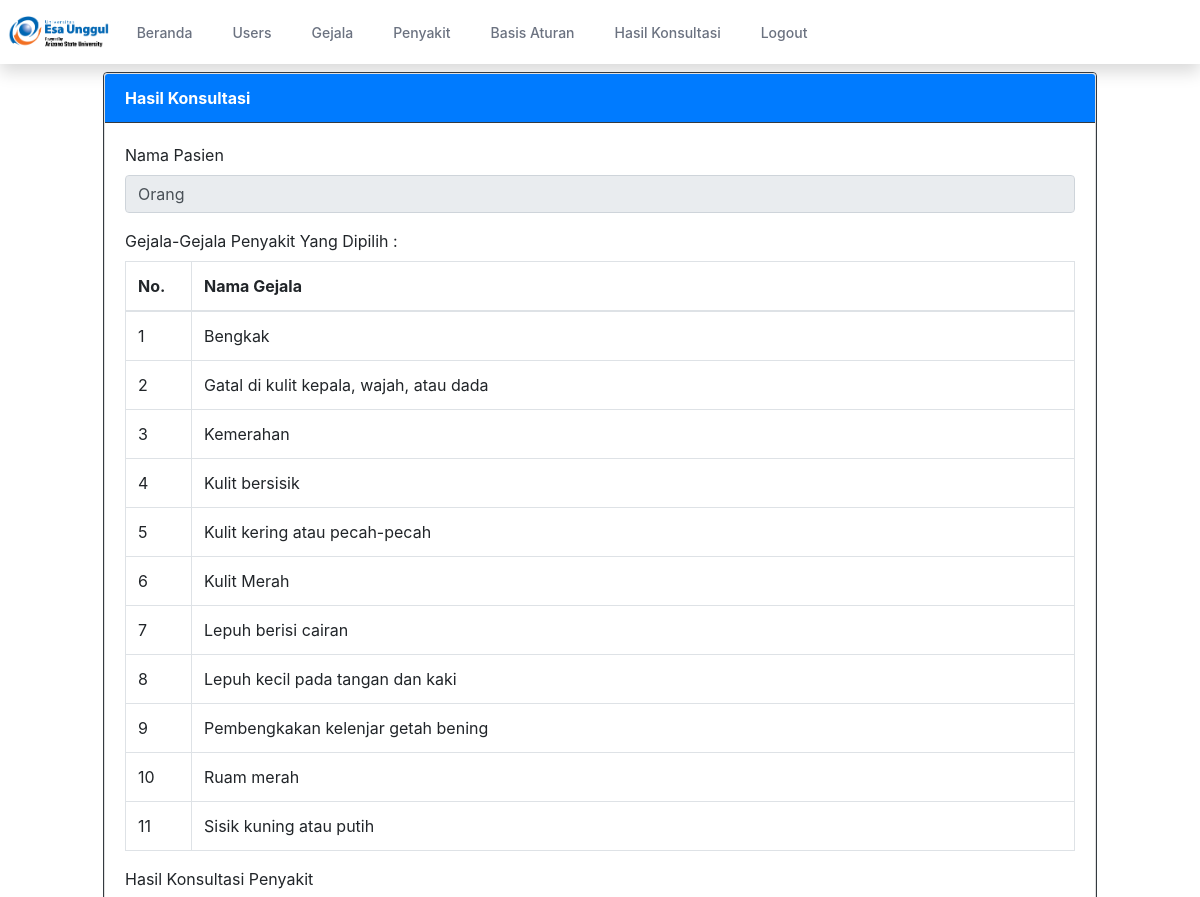
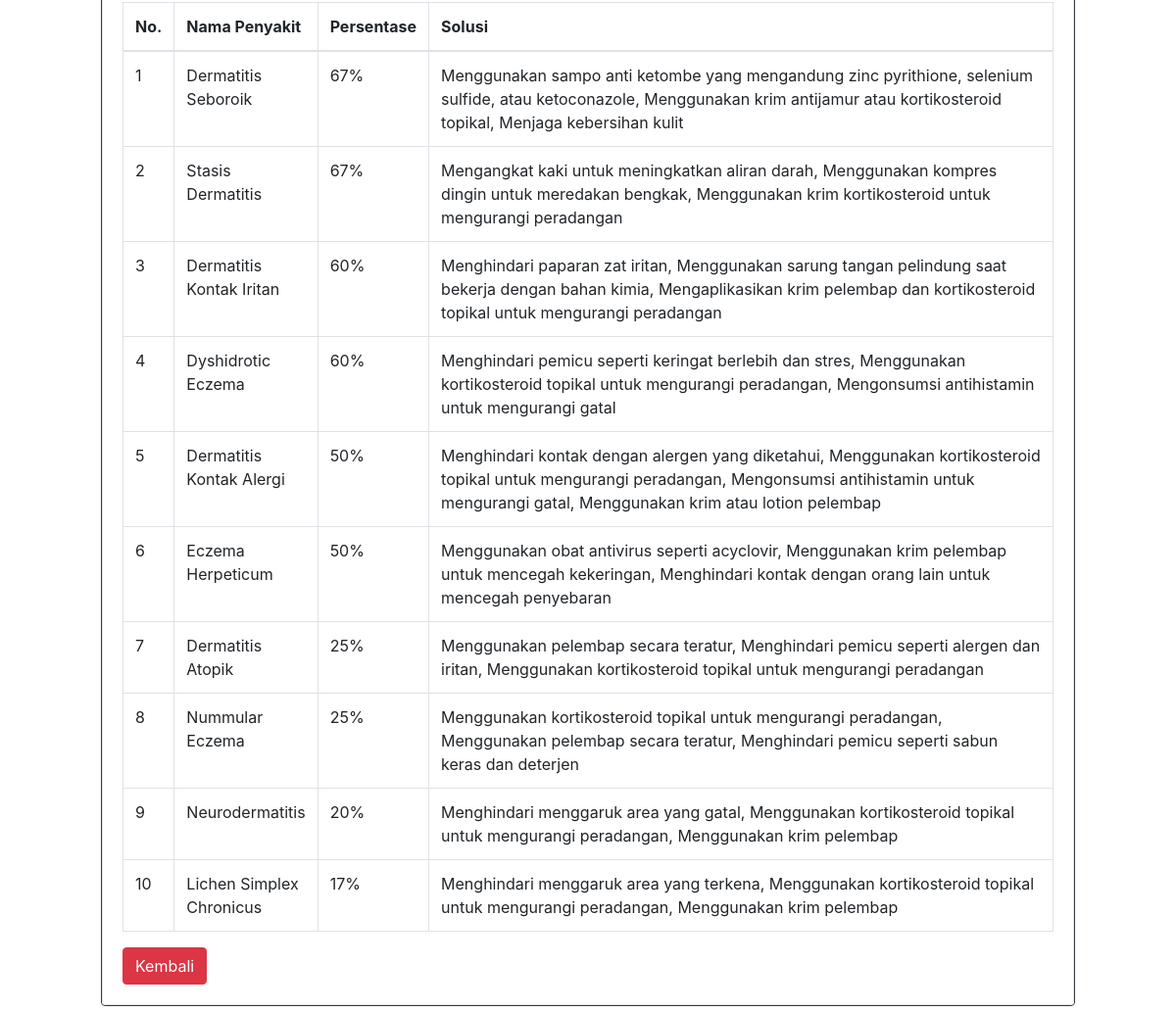
Screenshot of /index.php?page=konsultasiadm&action=detail&id=7 (signed in) with the database file from the repository (2 pictures, top to bottom).
### tables this page shows
CREATE TABLE `konsultasi`  (
  `idkonsultasi` int NOT NULL AUTO_INCREMENT,
  `tanggal` date NULL DEFAULT NULL,
  `nama` varchar(50) NULL DEFAULT NULL,
  PRIMARY KEY (`idkonsultasi`) USING BTREE
);

CREATE TABLE `detail_konsultasi`  (
  `idkonsultasi` int NULL DEFAULT NULL,
  `idgejala` int NULL DEFAULT NULL
);

CREATE TABLE `gejala`  (
  `idgejala` int NOT NULL AUTO_INCREMENT,
  `nmgejala` varchar(200) NULL DEFAULT NULL,
  PRIMARY KEY (`idgejala`) USING BTREE
);

CREATE TABLE `detail_penyakit`  (
  `idkonsultasi` int NULL DEFAULT NULL,
  `idpenyakit` int NULL DEFAULT NULL,
  `persentase` tinyint NULL DEFAULT NULL
);

CREATE TABLE `penyakit`  (
  `idpenyakit` int NOT NULL AUTO_INCREMENT,
  `nmpenyakit` varchar(50) NULL DEFAULT NULL,
  `keterangan` longtext NULL,
  `solusi` longtext NULL,
  PRIMARY KEY (`idpenyakit`) USING BTREE
);

### detail_konsultasiadm.php (the view, shortened to what this page needs)
<?php
$idkonsultasi = $_GET['id'];
$sql = "SELECT * FROM konsultasi WHERE idkonsultasi='$idkonsultasi'";
$result = $conn->query($sql);
$row = $result->fetch_assoc();
?>
<div class="row">
    <div class="col-sm-12">
        <form action="" method="POST">
            <div class="card border-dark">
                <div class="card">
                    <div class="card-header bg-primary text-white border-dark"><strong>Hasil Konsultasi</strong></div>
                    <div class="card-body">
                        <div class="form-group">
                            <label for="">Nama Pasien</label>
                            <input type="text" class="form-control" value="<?php echo $row['nama'] ?>" name="nama"
                                readonly>
                        </div>
                        <label for="">Gejala-Gejala Penyakit Yang Dipilih : </label>
                        <table class="table table-bordered">
                            <thead>
                                <tr>
                                    <th width="40px">No.</th>
                                    <th width="700px">Nama Gejala</th>
                                </tr>
                            </thead>
                            <tbody>
                                <?php
                                $no = 1;
                                $sql = "SELECT detail_konsultasi.idkonsultasi,detail_konsultasi.idgejala,gejala.nmgejala
                                FROM detail_konsultasi INNER JOIN gejala ON detail_konsultasi.idgejala=gejala.idgejala
                                WHERE idkonsultasi='$idkonsultasi'";
                                $result = $conn->query($sql);
                                while ($row = $result->fetch_assoc()) {
                                    ?>
                                    <tr>
                                        <td><?php echo $no++; ?></td>
                                        <td><?php echo $row['nmgejala']; ?></td>
                                    </tr>
                                    <?php
                                }
                                ?>
                            </tbody>
                        </table>
                        <label for="">Hasil Konsultasi Penyakit</label>
                        <table class="table table-bordered">
                            <thead>
                                <tr>
                                    <th width="40px">No.</th>
                                    <th width="100px">Nama Penyakit</th>
                                    <th width="100px">Persentase</th>
                                    <th width="700px">Solusi</th>
                                </tr>
                            </thead>
                            <tbody>
                                <?php
                                $no = 1;
                                $sql = "SELECT detail_penyakit.idkonsultasi,detail_penyakit.idpenyakit,penyakit.nmpenyakit,penyakit.solusi,detail_penyakit.persentase
                                FROM detail_penyakit INNER JOIN penyakit ON detail_penyakit.idpenyakit=penyakit.idpenyakit
                                WHERE idkonsultasi='$idkonsultasi'
                                ORDER BY persentase DESC";
                                $result = $conn->query($sql);
                                while ($row = $result->fetch_assoc()) {
                                    ?>
                                    <tr>
                                        <td><?php echo $no++; ?></td>
                                        <td><?php echo $row['nmpenyakit']; ?></td>
                                        <td><?php echo $row['persentase'] . "%"; ?></td>
                                        <td><?php echo $row['solusi']; ?></td>
                                    </tr>
                                    <?php
                                }
                                ?>
                            </tbody>
                        </table>
                        <a class="btn btn-danger" href="?page=penyakit">Kembali</a>
                    </div>
                </div>
        </form>
    </div>
</div>

### rows the page displays
konsultasi: nama "Orang"
detail_konsultasi: idgejala.nmgejala "Bengkak"
detail_konsultasi: idgejala.nmgejala "Gatal di kulit kepala, wajah, atau dada"
detail_konsultasi: idgejala.nmgejala "Kemerahan"
detail_konsultasi: idgejala.nmgejala "Kulit bersisik"
detail_konsultasi: idgejala.nmgejala "Kulit kering atau pecah-pecah"
detail_konsultasi: idgejala.nmgejala "Kulit Merah"
detail_konsultasi: idgejala.nmgejala "Lepuh berisi cairan"
detail_konsultasi: idgejala.nmgejala "Lepuh kecil pada tangan dan kaki"
detail_konsultasi: idgejala.nmgejala "Pembengkakan kelenjar getah bening"
detail_konsultasi: idgejala.nmgejala "Ruam merah"
detail_konsultasi: idgejala.nmgejala "Sisik kuning atau putih"
detail_penyakit: idpenyakit.nmpenyakit "Dermatitis Seboroik", persentase "67", idpenyakit.solusi "Menggunakan sampo anti ketombe yang mengandung zinc pyrithione, selenium sulfide, atau ketoconazole, Menggunakan krim antijamur atau kortikosteroid topikal, Menjaga kebersihan kulit"
detail_penyakit: idpenyakit.nmpenyakit "Stasis Dermatitis", persentase "67", idpenyakit.solusi "Mengangkat kaki untuk meningkatkan aliran darah, Menggunakan kompres dingin untuk meredakan bengkak, Menggunakan krim kortikosteroid untuk mengurangi peradangan"
detail_penyakit: idpenyakit.nmpenyakit "Dermatitis Kontak Iritan", persentase "60", idpenyakit.solusi "Menghindari paparan zat iritan, Menggunakan sarung tangan pelindung saat bekerja dengan bahan kimia, Mengaplikasikan krim pelembap dan kortikosteroid topikal untuk mengurangi peradangan"
detail_penyakit: idpenyakit.nmpenyakit "Dyshidrotic Eczema", persentase "60", idpenyakit.solusi "Menghindari pemicu seperti keringat berlebih dan stres, Menggunakan kortikosteroid topikal untuk mengurangi peradangan, Mengonsumsi antihistamin untuk mengurangi gatal"
detail_penyakit: idpenyakit.nmpenyakit "Dermatitis Kontak Alergi", persentase "50", idpenyakit.solusi "Menghindari kontak dengan alergen yang diketahui, Menggunakan kortikosteroid topikal untuk mengurangi peradangan, Mengonsumsi antihistamin untuk mengurangi gatal, Menggunakan krim atau lotion pelembap"
detail_penyakit: idpenyakit.nmpenyakit "Eczema Herpeticum", persentase "50", idpenyakit.solusi "Menggunakan obat antivirus seperti acyclovir, Menggunakan krim pelembap untuk mencegah kekeringan, Menghindari kontak dengan orang lain untuk mencegah penyebaran"
detail_penyakit: idpenyakit.nmpenyakit "Dermatitis Atopik", persentase "25", idpenyakit.solusi "Menggunakan pelembap secara teratur, Menghindari pemicu seperti alergen dan iritan, Menggunakan kortikosteroid topikal untuk mengurangi peradangan"
detail_penyakit: idpenyakit.nmpenyakit "Nummular Eczema", persentase "25", idpenyakit.solusi "Menggunakan kortikosteroid topikal untuk mengurangi peradangan, Menggunakan pelembap secara teratur, Menghindari pemicu seperti sabun keras dan deterjen"
detail_penyakit: idpenyakit.nmpenyakit "Neurodermatitis", persentase "20", idpenyakit.solusi "Menghindari menggaruk area yang gatal, Menggunakan kortikosteroid topikal untuk mengurangi peradangan, Menggunakan krim pelembap"
detail_penyakit: idpenyakit.nmpenyakit "Lichen Simplex Chronicus", persentase "17", idpenyakit.solusi "Menghindari menggaruk area yang terkena, Menggunakan kortikosteroid topikal untuk mengurangi peradangan, Menggunakan krim pelembap"
